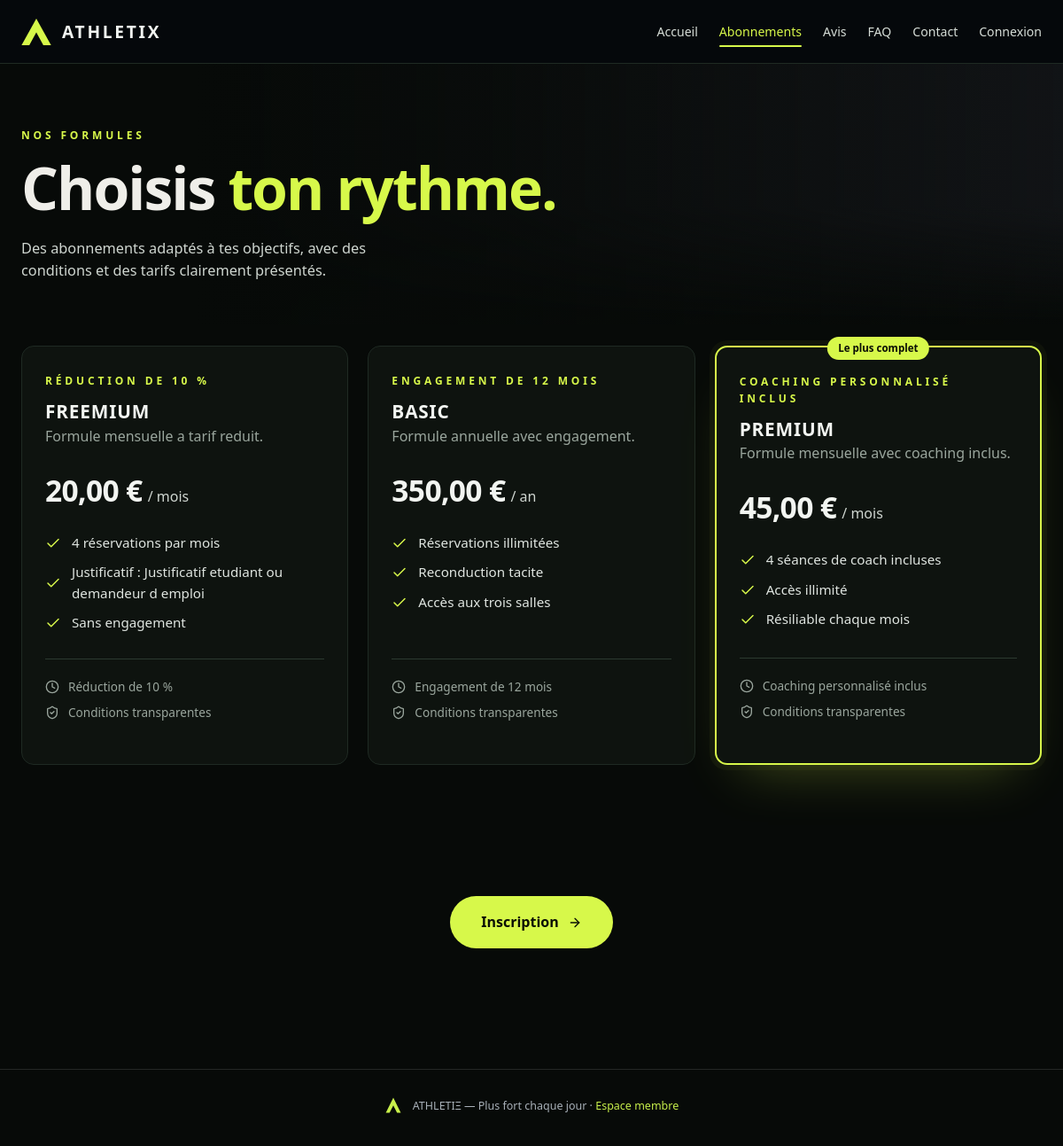
/index.php?route=abonnement, run on the app's committed database.
### tables this page shows
CREATE TABLE abonnement (
  Numabo               INT AUTO_INCREMENT PRIMARY KEY,
  libelle_abo          VARCHAR(60) NOT NULL,
  description_abo      TEXT,
  date_mise_en_service DATE NOT NULL,
  actif_abo            BOOLEAN NOT NULL DEFAULT 1,
  Numoffre             INT NOT NULL,
  FOREIGN KEY (Numoffre) REFERENCES offre(Numoffre)
);

CREATE TABLE freemium (
  Numoffre                 INT PRIMARY KEY,
  prix_mensuel_reduit      DECIMAL(6,2) NOT NULL,
  taux_reduction           DECIMAL(5,2) NOT NULL,
  justificatif_requis      VARCHAR(120) NOT NULL,
  nb_reservations_max_mois INT NOT NULL,
  FOREIGN KEY (Numoffre) REFERENCES offre(Numoffre) ON DELETE CASCADE
);

CREATE TABLE offre (
  Numoffre          INT AUTO_INCREMENT PRIMARY KEY,
  libelle_offre     VARCHAR(60) NOT NULL,
  description_offre TEXT,
  type_offre        ENUM('FREEMIUM','BASIC','PLUS') NOT NULL
);

CREATE TABLE basic (
  Numoffre              INT PRIMARY KEY,
  prix_annuel           DECIMAL(7,2) NOT NULL,
  duree_engagement_mois INT NOT NULL DEFAULT 12,
  reconduction_tacite   BOOLEAN NOT NULL DEFAULT 1,
  FOREIGN KEY (Numoffre) REFERENCES offre(Numoffre) ON DELETE CASCADE
);

CREATE TABLE abonnement_plus (
  Numoffre               INT PRIMARY KEY,
  prix_mensuel_plus      DECIMAL(6,2) NOT NULL,
  supplement_mensuel     DECIMAL(6,2) NOT NULL,
  seances_coach_incluses INT NOT NULL,
  acces_illimite         BOOLEAN NOT NULL DEFAULT 1,
  FOREIGN KEY (Numoffre) REFERENCES offre(Numoffre) ON DELETE CASCADE
);

### public/index.php (called while the page is built, shortened)
<?php
function lireRoute(): array
{
    $chemin = parse_url($_SERVER['REQUEST_URI'] ?? '/', PHP_URL_PATH);
    $chemin = rawurldecode($chemin);
    $route = $_GET['route'] ?? '';
    if (is_string($route) && $route !== '') {
        $chemin = '/' . ltrim($route, '/');
    }
    $chemin = preg_replace('#^/index\.php(?=/|$)#', '', $chemin) ?? '';
    $segments = explode('/', trim($chemin, '/'));
    $module = $segments[0] !== '' ? $segments[0] : 'accueil';
    $action = basename($segments[1] ?? 'index', '.php');
    return [$module, $action];
}
function chargerControleur(string $module, string $dossier): object
{
    $camel = str_replace(' ', '', ucwords(str_replace('_', ' ', $module)));
    $classes = array_unique([$camel . 'Controller', ucfirst($module) . 'Controller']);
    foreach (array_merge($classes, [$module]) as $nomFichier) {
        foreach ($classes as $classe) {
            if (class_exists($classe)) {
                return new $classe();
            }
        }
    }
}
function trouverVue(string $dossier, string $action): string
{
    $noms = $action === 'index' ? ['index', 'catalogue', 'public', 'contact'] : [$action];
    foreach ($noms as $nom) {
        $fichier = $dossier . '/view/' . $nom . '.php';
        if (is_file($fichier)) {
            return $fichier;
        }
    }
}
function afficherPage(string $__vue, array $__donnees, string $__layout): void
{
    extract($__donnees, EXTR_SKIP);
    require $__vue;
}
[$module, $action] = lireRoute();
$dossier = __DIR__ . '/../' . $module;
$controleur = chargerControleur($module, $dossier);
$donnees = $controleur->$action();
$donnees = is_array($donnees) ? $donnees : [];
$fichierVue = trouverVue($dossier, $action);
$donnees['titrePage'] = $donnees['titrePage'] ?? $module;
$donnees['pageActive'] = $donnees['pageActive'] ?? $module;
$donnees += ['controller' => $controleur];
$layout = $donnees['layout'] ?? (in_array($module, MODULES_PUBLICS, true) ? 'public' : 'application');
afficherPage($fichierVue, $donnees, $layout);

### config/functions/ConnexionBase.php (called while the page is built, shortened)
<?php
function db(): PDO
{
    static $pdo = null;
    if ($pdo === null) {
        $dsn = sprintf('mysql:host=%s;port=%d;dbname=%s;charset=utf8mb4', DB_HOST, DB_PORT, DB_NAME);
        try {
            $pdo = new PDO($dsn, DB_USER, DB_PASS, [
                PDO::ATTR_ERRMODE => PDO::ERRMODE_EXCEPTION,
                PDO::ATTR_DEFAULT_FETCH_MODE => PDO::FETCH_ASSOC,
                PDO::ATTR_EMULATE_PREPARES => false,
            ]);
        } catch (PDOException $exception) {
            http_response_code(500);
            exit('Connexion à la base impossible. Vérifiez config/config.php. Détail : ' . $exception->getMessage());
        }
    }
    return $pdo;
}
function e(?string $value): string
{
    return htmlspecialchars((string) $value, ENT_QUOTES | ENT_SUBSTITUTE, 'UTF-8');
}
function url(string $path): string
{
    $base = APP_BASE;
    if ($base === '') {
        $publicRoot = realpath(__DIR__ . '/../public');
    }
    $base = rtrim($base, '/');
    $urlParts = parse_url($path);
    $route = ltrim($urlParts['path'] ?? '', '/');
    $query = [];
    if (isset($urlParts['query'])) {
        parse_str($urlParts['query'], $query);
    }
    if ($route === '') {
        return $base . '/';
    }
    if (str_starts_with($route, 'assets/')) {
        $assetUrl = $base . '/' . $route;
        return $assetUrl . (isset($urlParts['query']) ? '?' . $urlParts['query'] : '');
    }
    return $base . '/index.php?' . http_build_query(['route' => $route] + $query);
}

### abonnement/controller/AbonnementController.php (called while the page is built, shortened)
<?php
final class AbonnementController
{
    public function index(): array
    {
        $aboCourant = a_role('ADHERENT')
            ? $this->get((int) utilisateur()['NumUsers'])
            : null;
        return [
            'titrePage' => 'Abonnements',
            'pageActive' => 'abonnements',
            'offres' => $this->getAll(),
            'aboCourant' => $aboCourant,
        ];
    }
    public function getAll(): array
    {
        return db()->query(
            'SELECT ab.*, o.type_offre AS type_abo,
                    f.prix_mensuel_reduit,
                    f.taux_reduction,
                    f.justificatif_requis,
                    f.nb_reservations_max_mois,
                    b.prix_annuel,
                    b.duree_engagement_mois,
                    b.reconduction_tacite,
                    p.prix_mensuel_plus,
                    p.supplement_mensuel,
                    p.seances_coach_incluses,
                    p.acces_illimite
             FROM abonnement ab
             INNER JOIN offre o ON o.Numoffre = ab.Numoffre
             LEFT JOIN freemium f ON f.Numoffre = ab.Numoffre
             LEFT JOIN basic b ON b.Numoffre = ab.Numoffre
             LEFT JOIN abonnement_plus p ON p.Numoffre = ab.Numoffre
             WHERE ab.actif_abo = 1 ORDER BY ab.Numabo'
        )->fetchAll();
    }
}

### config/functions/Connexion.php (called while the page is built, shortened)
<?php
function euros(float|string|null $amount): string
{
    return number_format((float) $amount, 2, ',', ' ') . ' &euro;';
}

### config/functions/Authentification.php (called while the page is built, shortened)
<?php
function connecte(): bool
{
    return isset($_SESSION['user']);
}
function a_role(string $role): bool
{
    return connecte() && in_array($role, $_SESSION['user']['roles'], true);
}

### abonnement/view/catalogue.php (the view, shortened to what this page needs)
<?php
$offres = $offres ?? [];
require_once __DIR__ . '/../../public/includes/public_icons.php';
?>
<?php if (empty($catalogueDansEspaceAdherent)): ?>
<!DOCTYPE html>
<html lang="fr">
<head>
<link rel="stylesheet" href="<?= url('assets/css/style.css') ?>">
<link rel="stylesheet" href="<?= url('assets/css/pages/athletix_public.css') ?>">
<link rel="stylesheet" href="<?= url('assets/css/site_nav.css?v=4') ?>">
</head>
<body class="page-abonnements">
<?php require_once __DIR__ . '/../../layout/site_nav.php'; ?>
<main id="contenu">
<?php endif; ?>
<?php if (!empty($catalogueDansEspaceAdherent) && !empty($isInformationStep)): ?>
<section class="account-information-hero">
    <div>
        <p class="eyebrow">Étape 2 sur 4</p>
        <h1>Vos informations et votre contrat</h1>
        <p>Vérifiez vos coordonnées, prenez connaissance des règles du club et validez votre contrat.</p>
    </div>
    <span class="account-information-secure"><?= publicIcon('lock', 'icon') ?> Validation sécurisée</span>
</section>
<section class="account-information-content">
    <?php if (!empty($subscriptionError)): ?><p class="account-contract-error" role="alert"><?= e($subscriptionError) ?></p><?php endif; ?>
    <div class="account-information-layout account-information-layout--contract">
        <div class="account-information-main">
            <section class="account-information-card account-information-card--profile">
                <h2><span class="account-section-number">01</span><?= publicIcon('user', 'icon') ?> Vos informations</h2>
                <p class="account-information-description">Coordonnées associées à votre compte.</p>
                <dl class="account-member-details">
                    <div><dt>Nom</dt><dd><?= e(trim(($memberProfile['prenom'] ?? '') . ' ' . ($memberProfile['nom'] ?? ''))) ?></dd></div>
                    <div><dt>E-mail</dt><dd><?= e($memberProfile['email'] ?? '') ?></dd></div>
                    <div><dt>Téléphone</dt><dd><?= e($memberProfile['telephone'] ?? 'Non renseigné') ?></dd></div>
                </dl>
            </section>
            <section class="account-information-card account-information-card--rules">
                <h2><span class="account-section-number">02</span><?= publicIcon('shield-check', 'icon') ?> Règlement de la salle</h2>
                <p class="account-information-description">Quelques règles pour une pratique sûre et respectueuse.</p>
                <ul class="account-house-rules">
                    <?php foreach (ContratAbonnement::reglementSalle() as $rule): ?>
                        <li><?= publicIcon('check', 'icon') ?> <?= e($rule) ?></li>
                    <?php endforeach; ?>
                </ul>
            </section>
            <section class="account-information-card account-information-card--contract">
                <h2><span class="account-section-number">03</span><?= publicIcon('info', 'icon') ?> Contrat d’adhésion</h2>
                <p class="account-information-description">Lisez les conditions liées à votre formule avant de les accepter.</p>
                <pre class="account-contract-text"><?= e($selectedContract) ?></pre>
            </section>
            <form method="post" class="account-contract-form account-contract-form--confirmation">
                <?= champ_csrf() ?>
                <input type="hidden" name="action" value="accept_contract">
                <input type="hidden" name="plan" value="<?= (int) $selectedOffer['Numabo'] ?>">
                <label class="account-contract-consent">
                    <input type="checkbox" name="accept_contract" value="1" required>
                    <span><strong>Je confirme mon accord</strong><small>J’ai lu et j’accepte le règlement intérieur et le contrat d’adhésion ci-dessus.</small></span>
                </label>
                <div class="account-information-actions">
                    <button class="btn btn-primary" type="submit">Continuer vers le paiement <?= publicIcon('arrow-right', 'icon') ?></button>
                </div>
            </form>
        </div>
    </div>
</section>
<?php else: ?>
<section class="hero" style="--hero-img:url('https://images.unsplash.com/photo-1521805103424-d8f8430e8933?auto=format&fit=crop&w=1600&q=70')">
    <div class="container hero-content reveal"><?php if (empty($catalogueDansEspaceAdherent)): ?><p class="eyebrow">Nos formules</p><?php endif; ?><h1 class="hero-title">Choisis <span class="accent">ton rythme.</span></h1><p class="hero-lead">Des abonnements adaptés à tes objectifs, avec des conditions et des tarifs clairement présentés.</p></div>
</section>
<section class="section section-tight"><div class="container">
    <?php if (!$offres): ?><div class="empty-state"><h2>Aucune formule n’est disponible</h2><p>Revenez consulter le catalogue prochainement.</p></div><?php else: ?>
        <div class="grid grid-3 plans">
            <?php foreach ($offres as $index => $offre):
                if ($offre['type_abo'] === 'FREEMIUM') {
                    $prix = euros($offre['prix_mensuel_reduit']);
                    $periode = '/ mois';
                    $detail = 'Réduction de ' . (int) $offre['taux_reduction'] . ' %';
                    $points = [(int) $offre['nb_reservations_max_mois'] . ' réservations par mois', 'Justificatif : ' . $offre['justificatif_requis'], 'Sans engagement'];
                } elseif ($offre['type_abo'] === 'BASIC') {
                    $prix = euros($offre['prix_annuel']);
                    $periode = '/ an';
                    $detail = 'Engagement de ' . (int) $offre['duree_engagement_mois'] . ' mois';
                    $points = ['Réservations illimitées', $offre['reconduction_tacite'] ? 'Reconduction tacite' : 'Sans reconduction', 'Accès aux trois salles'];
                } else {
                    $prix = euros($offre['prix_mensuel_plus']);
                    $periode = '/ mois';
                    $detail = 'Coaching personnalisé inclus';
                    $points = [(int) $offre['seances_coach_incluses'] . ' séances de coach incluses', $offre['acces_illimite'] ? 'Accès illimité' : 'Accès limité', 'Résiliable chaque mois'];
                }
                $featured = $offre['type_abo'] === 'PLUS';
            ?>
                <article class="card plan-card reveal<?= $featured ? ' is-featured' : '' ?><?= !empty($catalogueDansEspaceAdherent) ? ' account-plan-card' : '' ?>" style="--delay:<?= (int) $index * 80 ?>ms">
                    <?php if ($featured): ?><span class="plan-badge">Le plus complet</span><?php endif; ?>
                    <p class="eyebrow"><?= e($detail) ?></p><h2 class="plan-name"><?= e($offre['libelle_abo']) ?></h2><p class="muted"><?= e($offre['description_abo']) ?></p>
                    <p class="plan-price"><strong><?= $prix ?></strong><span><?= e($periode) ?></span></p>
                    <ul class="check-list"><?php foreach ($points as $point): ?><li><?= publicIcon('check', 'icon') ?> <?= e($point) ?></li><?php endforeach; ?></ul>
                    <ul class="plan-meta">
                        <li><?= publicIcon('clock', 'icon') ?> <?= e($detail) ?></li>
                        <?php if (empty($catalogueDansEspaceAdherent)): ?><li><?= publicIcon('shield-check', 'icon') ?> Conditions transparentes</li><?php endif; ?>
                    </ul>
                </article>
            <?php endforeach; ?>
        </div>
    <?php endif; ?>
    <?php if ($offres && empty($catalogueDansEspaceAdherent)): ?>
        <?php if (!connecte() || a_role('ADHERENT')): ?>
            <div class="plans-cta">
                <?php if (a_role('ADHERENT')): ?>
                    <a class="btn btn-primary btn-lg" href="<?= e(url('adherent/espace.php?onglet=abonnement')) ?>">Gérer mon abonnement <?= publicIcon('arrow-right', 'icon') ?></a>
                <?php else: ?>
                    <a class="btn btn-primary btn-lg" href="<?= e(url('utilisateur/inscription.php')) ?>">Inscription <?= publicIcon('arrow-right', 'icon') ?></a>
                <?php endif; ?>
            </div>
        <?php endif; ?>
    <?php endif; ?>
</div></section>
<?php endif; ?>
<?php if (empty($catalogueDansEspaceAdherent)) require __DIR__ . '/../../layout/footer.php'; ?>

### public/includes/public_icons.php (shortened to what this page needs)
<?php
function publicIcon(string $name, string $class = 'public-icon'): string
{
    $svg = $paths[$name] ?? $paths['info'];
    return '<svg class="' . e($class) . '" viewBox="0 0 24 24" fill="none" stroke="currentColor" stroke-width="2" stroke-linecap="round" stroke-linejoin="round" aria-hidden="true">' . $svg . '</svg>';
}

### data on the page
abonnement: freemium.taux_reduction "RÉDUCTION DE 10 %", libelle_abo "FREEMIUM", description_abo "Formule mensuelle a tarif reduit.", freemium.prix_mensuel_reduit "20,00 €", Numoffre.type_offre "/ mois", point "4 réservations par mois", point "Justificatif : Justificatif etudiant ou demandeur d emploi", point "Sans engagement", freemium.taux_reduction "Réduction de 10 %"
abonnement: basic.duree_engagement_mois "ENGAGEMENT DE 12 MOIS", libelle_abo "BASIC", description_abo "Formule annuelle avec engagement.", basic.prix_annuel "350,00 €", Numoffre.type_offre "/ an", basic.reconduction_tacite "Réservations illimitées", basic.reconduction_tacite "Reconduction tacite", basic.reconduction_tacite "Accès aux trois salles", basic.duree_engagement_mois "Engagement de 12 mois"
abonnement: shows "Le plus complet", Numoffre.type_offre "COACHING PERSONNALISÉ INCLUS", libelle_abo "PREMIUM", description_abo "Formule mensuelle avec coaching inclus.", abonnement_plus.prix_mensuel_plus "45,00 €", Numoffre.type_offre "/ mois", point "4 séances de coach incluses", point "Accès illimité", point "Résiliable chaque mois", Numoffre.type_offre "Coaching personnalisé inclus"

### other printed values
$label "Accueil"
$label "Abonnements"
$label "Avis"
$label "FAQ"
$label "Contact"
